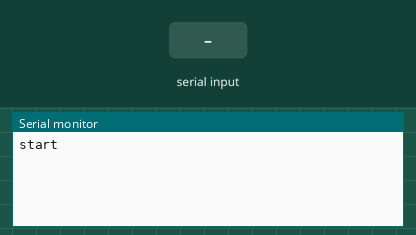
Recording of a sketch running on a simulated Arduino Uno, built with avr-gcc and run on an emulated ATmega328P. Parts: the last lines printed to the serial monitor. The test bench sets the inputs (shaded band).

Above: at 1.2 s.
1.3 s: "1\n" received over the second serial link
At 1.9 s:
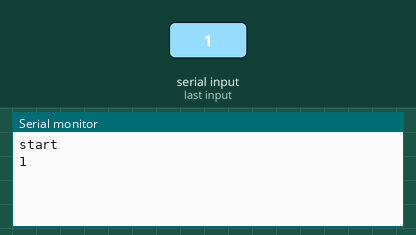
2.8 s: "0\n" received over the second serial link
At 4.0 s:
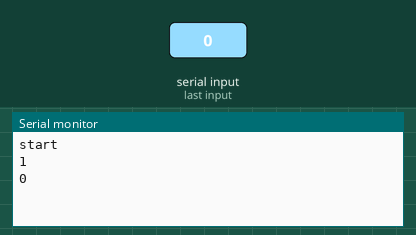
4.3 s: "2\n" received over the second serial link
At 5.4 s:
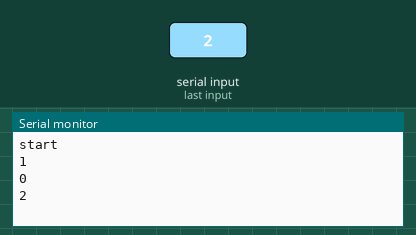

The sketch:

RFrxV2.ino
```cpp
#include <SoftwareSerial.h>

#define TRUE	1
#define FALSE	0


// set up a new serial port
#define rxPin 6
#define txPin 7

SoftwareSerial wireless(rxPin, txPin);

void setup ()
{
	int i;
	Serial.begin(57600);
	wireless.begin(4800);
	Serial.println("start");
}
unsigned long time;


int isAlphaNum(char c)
{
	if ((c>='a')&& (c<='z'))
	{
		return TRUE;
	}
	if ((c>='A')&& (c<='Z'))
	{
		return TRUE;
	}

	if ((c>='0')&&(c<='9'))
	{
		return TRUE;
	}

	switch(c)
	{
	case ' ':
	case '\n':
	case '\r':
		return TRUE;
		break;
	default :
		return FALSE;
		break;
	}
	return FALSE;
}

void loop ()
{
	char cRead;
	if (wireless.available())
	{
		cRead=wireless.read();
		if(isAlphaNum(cRead)==TRUE)
		{
			Serial.write(cRead);
		}
	}
}
```

Measured:
- after the input at 1.3 s, the serial monitor: prints a new line at once (image 1)
- after the input at 2.8 s, the serial monitor: prints a new line at once (image 2)
- after the input at 4.3 s, the serial monitor: prints a new line at once (image 3)
